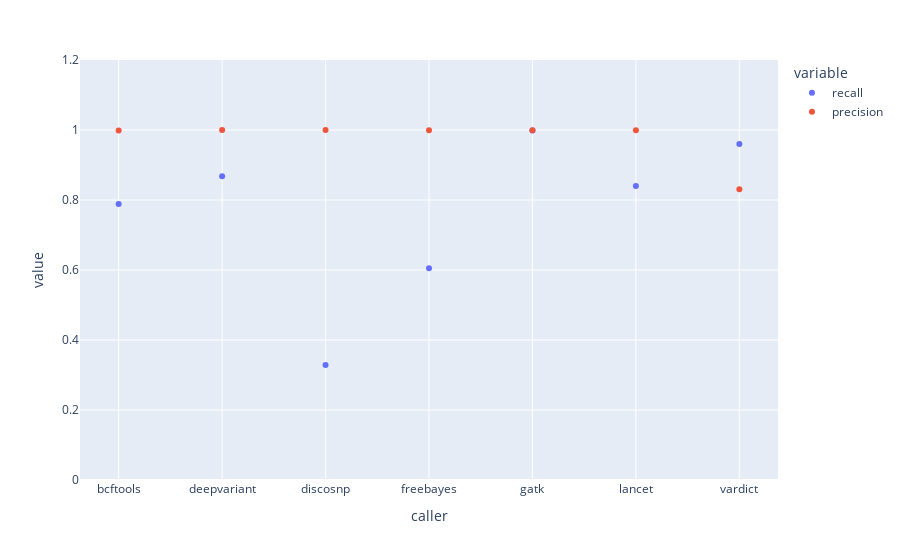

Here is the notebook cell this chart was saved with:
### Markdown cell above
### INS only
WIP: 29/60 replicates

### Code cell
fig = px.scatter(ins_summary_nofilter, x='caller', y=['recall', 'precision'], range_y=[0,1.2],
                 category_orders={'caller': ['bcftools', 'deepvariant', 'discosnp', 'freebayes', 
                                             'gatk', 'lancet', 'vardict']})
fig.show()

### Figure 1 — Plotly figure (JSON) as saved in the notebook; plotly's stock layout.template omitted (floating-point values rounded to 4 significant figures)
{"data": [{"hovertemplate": "variable=recall<br>caller=%{x}<br>value=%{y}<extra></extra>", "legendgroup": "recall", "marker": {"color": "#636efa", "symbol": "circle"}, "mode": "markers", "name": "recall", "orientation": "v", "showlegend": true, "type": "scatter", "x": ["deepvariant", "bcftools", "vardict", "freebayes", "lancet", "gatk", "discosnp"], "xaxis": "x", "y": [0.8679, 0.7883, 0.9602, 0.6051, 0.8398, 0.9987, 0.3288], "yaxis": "y"}, {"hovertemplate": "variable=precision<br>caller=%{x}<br>value=%{y}<extra></extra>", "legendgroup": "precision", "marker": {"color": "#EF553B", "symbol": "circle"}, "mode": "markers", "name": "precision", "orientation": "v", "showlegend": true, "type": "scatter", "x": ["deepvariant", "bcftools", "vardict", "freebayes", "lancet", "gatk", "discosnp"], "xaxis": "x", "y": [0.9997, 0.9987, 0.8311, 0.9992, 0.9991, 0.9992, 1], "yaxis": "y"}], "layout": {"autosize": true, "legend": {"title": {"text": "variable"}, "tracegroupgap": 0}, "margin": {"t": 60}, "xaxis": {"anchor": "y", "autorange": true, "categoryarray": ["bcftools", "deepvariant", "discosnp", "freebayes", "gatk", "lancet", "vardict"], "categoryorder": "array", "domain": [0, 1], "range": [-0.3645, 6.364], "title": {"text": "caller"}, "type": "category"}, "yaxis": {"anchor": "x", "domain": [0, 1], "range": [0, 1.2], "title": {"text": "value"}, "type": "linear"}}}
